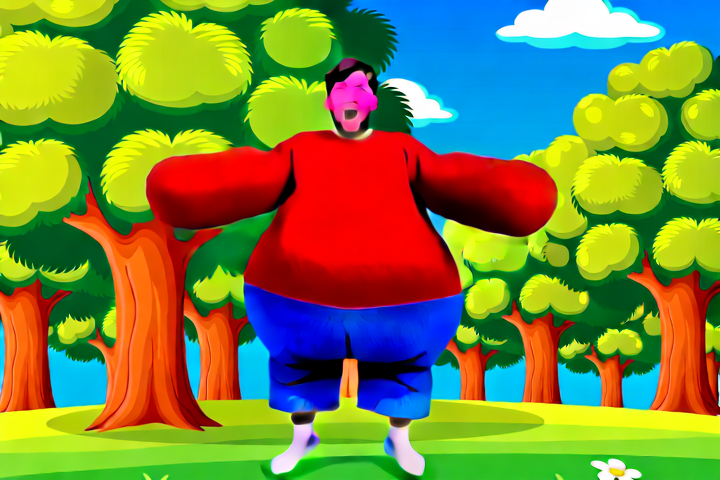
#> input picture results/demo_s1_fwd_mid.png, 720 x 480 px; its folder holds 4 pictures in this run
$ python gen_demo_viz.py
#> lines starting #> are read from the running program, lines starting #| are printed output that depends on the picture
"""Visualize the multi-sentence demo results (obj-013)."""
import matplotlib
matplotlib.use('Agg')
import matplotlib.pyplot as plt
from PIL import Image
import os

fig, axes = plt.subplots(1, 5, figsize=(20, 4))
fig.suptitle("Dippy Demo — 5-Sentence Charades Chain (WAN 14B, PACE A100)", fontsize=13, fontweight='bold')

sentences = [
    "He jumped",
    "She laughed",
    "She laughed at him",
    "He ran",
    "He ran because\nit started raining",
]

for i, (ax, sent) in enumerate(zip(axes, sentences)):
    img_path = f"results/demo_s{i+1}_fwd_mid.png"
    if os.path.exists(img_path):
        img = Image.open(img_path)
#> img is the input picture: PIL image 720x480 RGB; mean R, G, B 123.5, 132.9, 62.6
        ax.imshow(img)
    ax.set_title(f'"{sent}"', fontsize=9, style='italic')
    ax.axis('off')
    ax.text(0.5, -0.05, f"Scene {i+1}", transform=ax.transAxes, ha='center', fontsize=8, color='gray')

fig.text(0.5, 0.01, "481 frames | 20s at 24fps | 46 min inference | 53GB VRAM | PyTorch 2.6+cu124",
         fontsize=9, ha='center', family='monospace',
         bbox=dict(boxstyle='round', facecolor='#e8f5e9', alpha=0.8))

plt.tight_layout(rect=[0, 0.06, 1, 0.92])
plt.savefig("figures/demo_trajectory_keyframes.png", dpi=150, bbox_inches='tight')
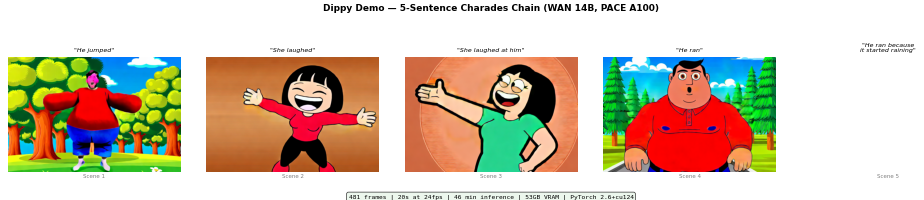
#> figure drawn by matplotlib, 4 panels
print("Saved figures/demo_trajectory_keyframes.png")
